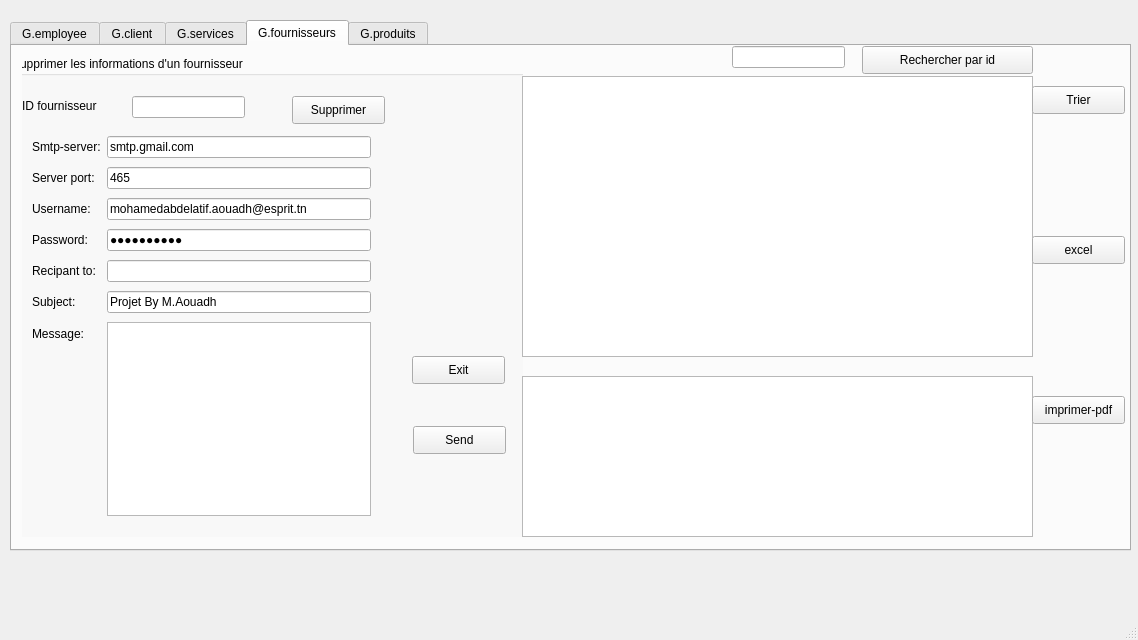
<?xml version="1.0" encoding="UTF-8"?>
<ui version="4.0">
 <class>MainWindow</class>
 <widget class="QMainWindow" name="MainWindow">
  <property name="geometry">
   <rect>
    <x>0</x>
    <y>0</y>
    <width>1138</width>
    <height>640</height>
   </rect>
  </property>
  <property name="windowTitle">
   <string>MainWindow</string>
  </property>
  <widget class="QWidget" name="centralwidget">
   <widget class="QTabWidget" name="tabWidget_2">
    <property name="geometry">
     <rect>
      <x>10</x>
      <y>20</y>
      <width>1121</width>
      <height>531</height>
     </rect>
    </property>
    <property name="currentIndex">
     <number>3</number>
    </property>
    <widget class="QWidget" name="tab_3">
     <attribute name="title">
      <string>G.employee</string>
     </attribute>
    </widget>
    <widget class="QWidget" name="tab_4">
     <attribute name="title">
      <string>G.client</string>
     </attribute>
    </widget>
    <widget class="QWidget" name="tab_5">
     <attribute name="title">
      <string>G.services</string>
     </attribute>
    </widget>
    <widget class="QWidget" name="tab_6">
     <attribute name="title">
      <string>G.fournisseurs</string>
     </attribute>
     <widget class="QStackedWidget" name="stackedWidget">
      <property name="geometry">
       <rect>
        <x>10</x>
        <y>10</y>
        <width>501</width>
        <height>481</height>
       </rect>
      </property>
      <property name="currentIndex">
       <number>1</number>
      </property>
      <widget class="QWidget" name="page">
       <widget class="QGroupBox" name="groupBox">
        <property name="geometry">
         <rect>
          <x>10</x>
          <y>30</y>
          <width>481</width>
          <height>291</height>
         </rect>
        </property>
        <property name="title">
         <string>Ajout fournisseur</string>
        </property>
        <widget class="QLineEdit" name="idf">
         <property name="geometry">
          <rect>
           <x>100</x>
           <y>50</y>
           <width>113</width>
           <height>22</height>
          </rect>
         </property>
        </widget>
        <widget class="QLineEdit" name="nomf">
         <property name="geometry">
          <rect>
           <x>90</x>
           <y>120</y>
           <width>113</width>
           <height>22</height>
          </rect>
         </property>
        </widget>
        <widget class="QLineEdit" name="prenomf">
         <property name="geometry">
          <rect>
           <x>90</x>
           <y>180</y>
           <width>113</width>
           <height>22</height>
          </rect>
         </property>
        </widget>
        <widget class="QLineEdit" name="adressef">
         <property name="geometry">
          <rect>
           <x>90</x>
           <y>240</y>
           <width>291</width>
           <height>22</height>
          </rect>
         </property>
        </widget>
        <widget class="QLineEdit" name="emailf">
         <property name="geometry">
          <rect>
           <x>280</x>
           <y>50</y>
           <width>191</width>
           <height>22</height>
          </rect>
         </property>
        </widget>
        <widget class="QLineEdit" name="telephonef">
         <property name="geometry">
          <rect>
           <x>280</x>
           <y>120</y>
           <width>191</width>
           <height>22</height>
          </rect>
         </property>
        </widget>
        <widget class="QLabel" name="label">
         <property name="geometry">
          <rect>
           <x>5</x>
           <y>50</y>
           <width>91</width>
           <height>20</height>
          </rect>
         </property>
         <property name="text">
          <string>ID fournisseur</string>
         </property>
        </widget>
        <widget class="QLabel" name="label_2">
         <property name="geometry">
          <rect>
           <x>30</x>
           <y>120</y>
           <width>61</width>
           <height>20</height>
          </rect>
         </property>
         <property name="text">
          <string>Nom </string>
         </property>
        </widget>
        <widget class="QLabel" name="label_3">
         <property name="geometry">
          <rect>
           <x>30</x>
           <y>180</y>
           <width>56</width>
           <height>16</height>
          </rect>
         </property>
         <property name="text">
          <string>Prenom </string>
         </property>
        </widget>
        <widget class="QLabel" name="label_4">
         <property name="geometry">
          <rect>
           <x>20</x>
           <y>240</y>
           <width>56</width>
           <height>16</height>
          </rect>
         </property>
         <property name="text">
          <string>Adresse</string>
         </property>
        </widget>
        <widget class="QLabel" name="label_5">
         <property name="geometry">
          <rect>
           <x>240</x>
           <y>50</y>
           <width>56</width>
           <height>16</height>
          </rect>
         </property>
         <property name="text">
          <string>E-mail</string>
         </property>
        </widget>
        <widget class="QLabel" name="label_6">
         <property name="geometry">
          <rect>
           <x>220</x>
           <y>120</y>
           <width>71</width>
           <height>20</height>
          </rect>
         </property>
         <property name="text">
          <string>Telephone</string>
         </property>
        </widget>
       </widget>
       <widget class="QPushButton" name="ajouter_f">
        <property name="geometry">
         <rect>
          <x>30</x>
          <y>380</y>
          <width>93</width>
          <height>28</height>
         </rect>
        </property>
        <property name="text">
         <string>Ajouter</string>
        </property>
       </widget>
       <widget class="QPushButton" name="pushButton_2">
        <property name="geometry">
         <rect>
          <x>310</x>
          <y>380</y>
          <width>93</width>
          <height>28</height>
         </rect>
        </property>
        <property name="text">
         <string>Annuler</string>
        </property>
       </widget>
       <widget class="QPushButton" name="pushButton_5">
        <property name="geometry">
         <rect>
          <x>170</x>
          <y>380</y>
          <width>93</width>
          <height>28</height>
         </rect>
        </property>
        <property name="text">
         <string>modifier</string>
        </property>
       </widget>
       <widget class="QPushButton" name="pushButton">
        <property name="geometry">
         <rect>
          <x>480</x>
          <y>0</y>
          <width>20</width>
          <height>20</height>
         </rect>
        </property>
        <property name="text">
         <string/>
        </property>
       </widget>
       <widget class="QPushButton" name="musique">
        <property name="geometry">
         <rect>
          <x>20</x>
          <y>0</y>
          <width>31</width>
          <height>31</height>
         </rect>
        </property>
        <property name="styleSheet">
         <string notr="true">font: 75 14pt &quot;MS Shell Dlg 2&quot;;</string>
        </property>
        <property name="text">
         <string> 𝄞</string>
        </property>
       </widget>
      </widget>
      <widget class="QWidget" name="page_2">
       <widget class="QGroupBox" name="groupBox_2">
        <property name="geometry">
         <rect>
          <x>-10</x>
          <y>0</y>
          <width>561</width>
          <height>511</height>
         </rect>
        </property>
        <property name="title">
         <string>Supprimer les informations d'un fournisseur</string>
        </property>
        <widget class="QLabel" name="label_7">
         <property name="geometry">
          <rect>
           <x>10</x>
           <y>40</y>
           <width>91</width>
           <height>20</height>
          </rect>
         </property>
         <property name="text">
          <string>ID fournisseur</string>
         </property>
        </widget>
        <widget class="QLineEdit" name="id_sp">
         <property name="geometry">
          <rect>
           <x>120</x>
           <y>40</y>
           <width>113</width>
           <height>22</height>
          </rect>
         </property>
        </widget>
        <widget class="QPushButton" name="supprimer_f">
         <property name="geometry">
          <rect>
           <x>280</x>
           <y>40</y>
           <width>93</width>
           <height>28</height>
          </rect>
         </property>
         <property name="text">
          <string>Supprimer</string>
         </property>
        </widget>
        <widget class="QPushButton" name="exitBtn">
         <property name="geometry">
          <rect>
           <x>400</x>
           <y>300</y>
           <width>93</width>
           <height>28</height>
          </rect>
         </property>
         <property name="text">
          <string>Exit</string>
         </property>
        </widget>
        <widget class="QPushButton" name="sendBtn">
         <property name="geometry">
          <rect>
           <x>401</x>
           <y>370</y>
           <width>93</width>
           <height>28</height>
          </rect>
         </property>
         <property name="text">
          <string>Send</string>
         </property>
        </widget>
        <widget class="QWidget" name="layoutWidget">
         <property name="geometry">
          <rect>
           <x>20</x>
           <y>80</y>
           <width>339</width>
           <height>380</height>
          </rect>
         </property>
         <layout class="QFormLayout" name="formLayout">
          <property name="fieldGrowthPolicy">
           <enum>QFormLayout::ExpandingFieldsGrow</enum>
          </property>
          <property name="rowWrapPolicy">
           <enum>QFormLayout::WrapLongRows</enum>
          </property>
          <property name="verticalSpacing">
           <number>9</number>
          </property>
          <item row="0" column="0">
           <widget class="QLabel" name="label_8">
            <property name="text">
             <string>Smtp-server:</string>
            </property>
           </widget>
          </item>
          <item row="1" column="0">
           <widget class="QLabel" name="label_9">
            <property name="text">
             <string>Server port:</string>
            </property>
           </widget>
          </item>
          <item row="2" column="0">
           <widget class="QLabel" name="label_10">
            <property name="text">
             <string>Username:</string>
            </property>
           </widget>
          </item>
          <item row="3" column="0">
           <widget class="QLabel" name="label_11">
            <property name="text">
             <string>Password:</string>
            </property>
           </widget>
          </item>
          <item row="4" column="0">
           <widget class="QLabel" name="label_12">
            <property name="text">
             <string>Recipant to:</string>
            </property>
           </widget>
          </item>
          <item row="5" column="0">
           <widget class="QLabel" name="label_13">
            <property name="text">
             <string>Subject:</string>
            </property>
           </widget>
          </item>
          <item row="6" column="0">
           <widget class="QLabel" name="label_14">
            <property name="text">
             <string>Message:</string>
            </property>
           </widget>
          </item>
          <item row="0" column="1">
           <widget class="QLineEdit" name="server">
            <property name="text">
             <string>smtp.gmail.com</string>
            </property>
           </widget>
          </item>
          <item row="1" column="1">
           <widget class="QLineEdit" name="port">
            <property name="text">
             <string>465</string>
            </property>
           </widget>
          </item>
          <item row="2" column="1">
           <widget class="QLineEdit" name="uname">
            <property name="text">
             <string>mohamedabdelatif.aouadh@esprit.tn</string>
            </property>
           </widget>
          </item>
          <item row="3" column="1">
           <widget class="QLineEdit" name="paswd">
            <property name="inputMask">
             <string/>
            </property>
            <property name="text">
             <string>201JMT3405</string>
            </property>
            <property name="echoMode">
             <enum>QLineEdit::Password</enum>
            </property>
           </widget>
          </item>
          <item row="4" column="1">
           <widget class="QLineEdit" name="rcpt"/>
          </item>
          <item row="5" column="1">
           <widget class="QLineEdit" name="subject">
            <property name="text">
             <string>Projet By M.Aouadh</string>
            </property>
           </widget>
          </item>
          <item row="6" column="1">
           <widget class="QPlainTextEdit" name="msg"/>
          </item>
         </layout>
        </widget>
       </widget>
      </widget>
     </widget>
     <widget class="QTableView" name="tabfourn">
      <property name="geometry">
       <rect>
        <x>510</x>
        <y>30</y>
        <width>511</width>
        <height>281</height>
       </rect>
      </property>
     </widget>
     <widget class="QPushButton" name="trier">
      <property name="geometry">
       <rect>
        <x>1020</x>
        <y>40</y>
        <width>93</width>
        <height>28</height>
       </rect>
      </property>
      <property name="text">
       <string>Trier</string>
      </property>
     </widget>
     <widget class="QPushButton" name="rech">
      <property name="geometry">
       <rect>
        <x>850</x>
        <y>0</y>
        <width>171</width>
        <height>28</height>
       </rect>
      </property>
      <property name="text">
       <string>Rechercher par id</string>
      </property>
     </widget>
     <widget class="QLineEdit" name="idrech">
      <property name="geometry">
       <rect>
        <x>720</x>
        <y>0</y>
        <width>113</width>
        <height>22</height>
       </rect>
      </property>
     </widget>
     <widget class="QPushButton" name="pushButton_3">
      <property name="geometry">
       <rect>
        <x>1020</x>
        <y>190</y>
        <width>93</width>
        <height>28</height>
       </rect>
      </property>
      <property name="text">
       <string>excel</string>
      </property>
     </widget>
     <widget class="QTextEdit" name="impc">
      <property name="geometry">
       <rect>
        <x>510</x>
        <y>330</y>
        <width>511</width>
        <height>161</height>
       </rect>
      </property>
     </widget>
     <widget class="QPushButton" name="Impdos_2">
      <property name="geometry">
       <rect>
        <x>1020</x>
        <y>350</y>
        <width>93</width>
        <height>28</height>
       </rect>
      </property>
      <property name="text">
       <string>imprimer-pdf</string>
      </property>
     </widget>
    </widget>
    <widget class="QWidget" name="tab_7">
     <attribute name="title">
      <string>G.produits</string>
     </attribute>
    </widget>
   </widget>
  </widget>
  <widget class="QMenuBar" name="menubar">
   <property name="geometry">
    <rect>
     <x>0</x>
     <y>0</y>
     <width>1138</width>
     <height>26</height>
    </rect>
   </property>
  </widget>
  <widget class="QStatusBar" name="statusbar"/>
 </widget>
 <resources/>
 <connections/>
</ui>
